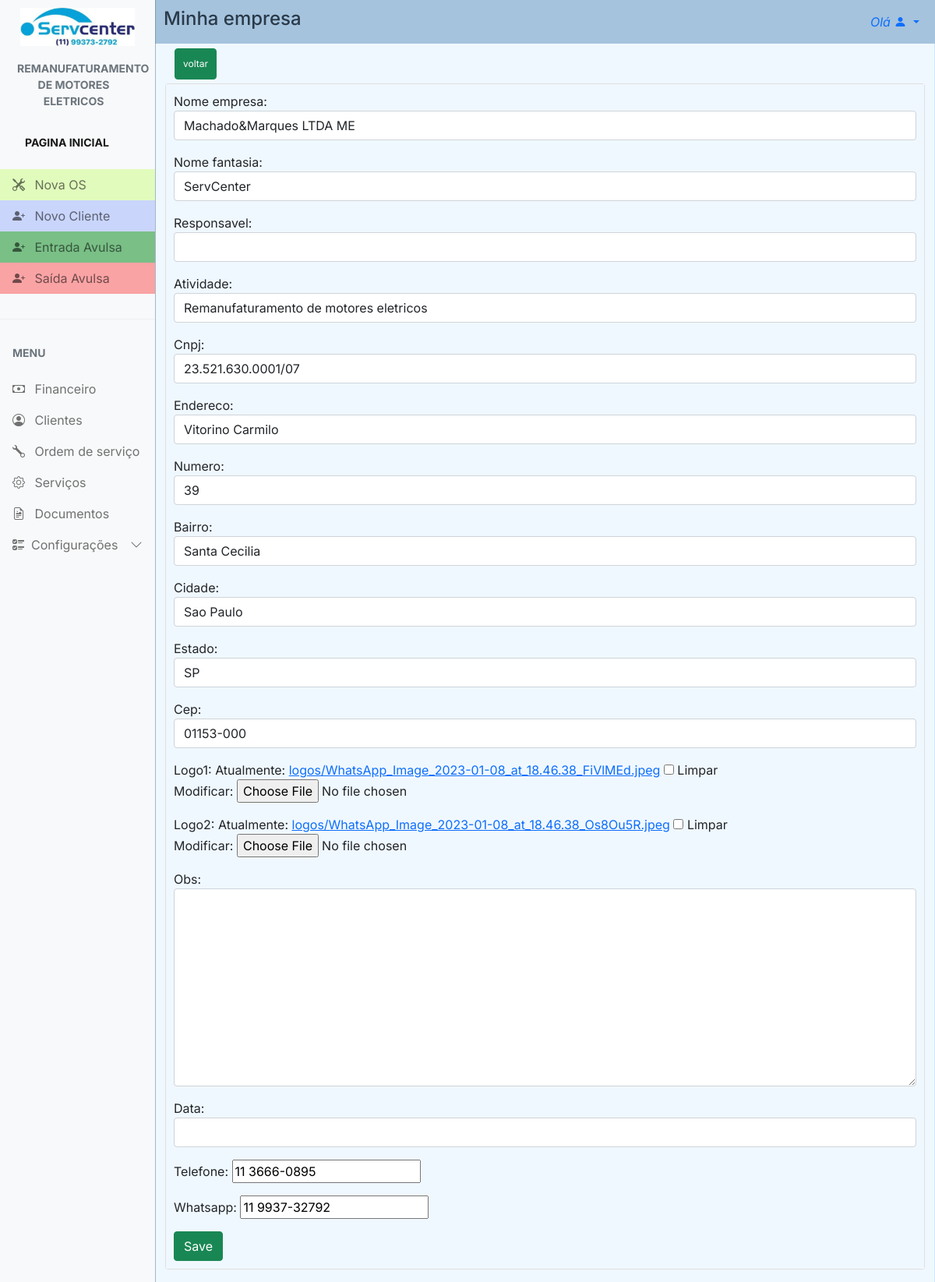
The page /config/edit/ (signed in) on the database its author committed.
### config/models.py (models this page shows, shortened)
class Config(models.Model):
    nome_empresa = models.CharField(max_length=100, blank=True, null=True)
    nome_fantasia = models.CharField(max_length=100, blank=True, null=True)
    responsavel = models.CharField(max_length=100, blank=True, null=True)
    atividade = models.CharField(max_length=100, blank=True, null=True)
    cnpj = models.CharField(max_length=20, blank=True, null=True)
    endereco = models.CharField(max_length=100, blank=True, null=True)
    numero = models.CharField(max_length=10, blank=True, null=True)
    bairro = models.CharField(max_length=50, blank=True, null=True)
    cidade = models.CharField(max_length=50, blank=True, null=True)
    estado = models.CharField(max_length=2, blank=True, null=True)
    cep = models.CharField(max_length=10, blank=True, null=True)
    logo1 = models.ImageField(upload_to='logos', blank=True, null=True)
    logo2 = models.ImageField(upload_to='logos', blank=True, null=True)
    obs = models.TextField(blank=True, null=True)
    data = models.DateField(blank=True, null=True)
    telefone = models.CharField(max_length=20, blank=True, null=True)
    whatsapp = models.CharField(max_length=20, blank=True, null=True)

### config/views.py (the view)
# urls.py: path('edit/', views.edit_config, name="edit_config"),
@user_passes_test(lambda u: u.is_superuser)
def edit_config(request):
    config = Config.objects.first()  # Buscar a primeira configuração existente
    form = ConfigForm(instance=config)
    if request.method == 'POST':
        form = ConfigForm(request.POST, request.FILES, instance=config)
        if form.is_valid():
            form.save()
            return redirect('config')  # Redirecionar após editar
    return render(request, 'edit_config.html', {'form': form})

### config/forms.py
class ConfigForm(forms.ModelForm):
    class Meta:
        model = Config
        fields = '__all__'
        widgets = {
            'nome_empresa': forms.TextInput(attrs={'class': 'form-control col-md-5'}),
            'nome_fantasia': forms.TextInput(attrs={'class': 'form-control col-md-5'}),
            'responsavel': forms.TextInput(attrs={'class': 'form-control'}),
            'atividade': forms.TextInput(attrs={'class': 'form-control'}),
            'cnpj': forms.TextInput(attrs={'class': 'form-control'}),
            'endereco': forms.TextInput(attrs={'class': 'form-control'}),
            'numero': forms.TextInput(attrs={'class': 'form-control'}),
            'bairro': forms.TextInput(attrs={'class': 'form-control'}),
            'cidade': forms.TextInput(attrs={'class': 'form-control'}),
            'estado': forms.TextInput(attrs={'class': 'form-control'}),
            'cep': forms.TextInput(attrs={'class': 'form-control'}),
            'obs': forms.Textarea(attrs={'class': 'form-control'}),
            'data': forms.DateInput(attrs={'class': 'form-control'}),
        }

### config/context_processors.py (called while the page is built)
def conf(request):
    logo = Config.objects.all().first
    return {'logo': logo}

### servcenter/context_processors.py (called while the page is built)
def project_settings(request):
    config = Config.objects.first()
    return {
        'config': config,
    }

### config/templates/edit_config.html (shortened to what this page needs)
{% extends "main.html" %} {% load static %} {% block 'head' %}
<link rel="stylesheet" href="{% static 'css/main.css' %}" />
<link rel="stylesheet" href="{% static 'config/css/config.css' %}" />
{% endblock %} {% block 'main' %}
<div class="row">
  <div id="cad_cli_tit">
    <a>Minha empresa</a>
  </div>
  <div class="actions_bar">
    <a href="{% url 'config' %}" id="btn_nc" type="button" class="btn btn-success">
      voltar
    </a>
  </div>
  <div class="col-md-12 mb-3">
    <div class="card">
        <form method="post" class="campos" enctype="multipart/form-data">{% csrf_token %}
            {{ form.as_p }}
            <button type="submit" class="btn btn-success" >Save</button>
        </form>
    </div>
  </div>
</div>
{% endblock%}

### templates/main.html (shortened to what this page needs)
{% load static %}
<!DOCTYPE html>
<html lang="en">
  <head>
    <link rel="stylesheet" href="{% static 'css/bootstrap.min.css'%}" />
    <link
      rel="stylesheet"
      href="https://cdn.jsdelivr.net/npm/bootstrap-icons@1.4.1/font/bootstrap-icons.css"
    />
    <link rel="stylesheet" href="{% static 'css/dataTables.bootstrap5.min.css' %}" />
    <link rel="stylesheet" href="{% static 'css/main.css' %}" />
    {% block 'head' %}{% endblock %}
  </head>
  <body>
    <div
      class="offcanvas offcanvas-start sidebar-nav bg-light"
      tabindex="-1"
      id="sidebar"
    >
      <div class="offcanvas-body p-0">
        <nav class="navbar-light">
          <ul class="navbar-nav">
            <li>
              <div class="text-muted small fw-bold text-uppercase px-3">
                <a href="{% url 'dashboard' %}">
                  {% if config.logo1 %}
                    <img id="logo" src="{{ config.logo1.url }}" alt="logo" />
                  {% else %}
                    <p>No logo available</p>
                  {% endif %}
                </a>
              </div>
            </li>
            <li id="tit_motores">
              <a href="{% url 'dashboard' %}" class="nav-link px-3 active">
                <div class="text-muted small fw-bold text-uppercase px-3 mb-3">
                  {{config.atividade}}
                </div>
              </a>
            </li>
            <li>
              <div class="text-muted small fw-bold text-uppercase px-3 mb-3">
                <a href="{% url 'dashboard' %}" class="nav-link px-3 active">Pagina Inicial</a>
              </div>
            </li>
            <li>
              <a id="n_os" href="{% url 'new_work_order' %}" class="nav-link px-3">
                <span class="me-2"><i class="bi bi-tools"></i></span>
                <span>Nova OS</span>
              </a>
            </li>
            <li>
              <a id="n_cli" href="{% url 'new_client' %}" class="nav-link px-3">
                <span class="me-2"><i class="bi bi-person-plus-fill"></i></span>
                <span>Novo Cliente</span>
              </a>
            </li>
            <li>
              <a id="in" href="{% url 'new_finance' %}" class="nav-link px-3">
                <span class="me-2"><i class="bi bi-person-plus-fill"></i></span>
                <span>Entrada Avulsa</span>
              </a>
            </li>
            <li>
              <a id="out" href="{% url 'new_finance_out' %}" class="nav-link px-3">
                <span class="me-2"><i class="bi bi-person-plus-fill"></i></span>
                <span>Saída Avulsa</span>
              </a>
            </li>
            <li class="my-4"><hr class="dropdown-divider bg-light" /></li>
            <li>
              <div class="text-muted small fw-bold text-uppercase px-3 mb-3">
                Menu
              </div>
            </li>
            {% if user.is_superuser %}
              <li>
                  <a href="{% url 'finance' %}" class="nav-link px-3">
                      <span class="me-2"><i class="bi bi-cash"></i></span>
                      <span>Financeiro</span>
                  </a>
              </li>
            {% endif %}
            <li>
              <a href="{% url 'clients' %}" class="nav-link px-3">
                <span class="me-2"><i class="bi bi-person-circle"></i></span>
                <span>Clientes</span>
              </a>
            </li>
            <li>
              <a href="{% url 'work_order' %}" class="nav-link px-3">
                <span class="me-2"><i class="bi bi-wrench"></i></span>
                <span>Ordem de serviço</span>
              </a>
            </li>
            <li>
              <a href="{% url 'services' %}" class="nav-link px-3">
                <span class="me-2"><i class="bi bi-gear"></i></span>
                <span>Serviços</span>
              </a>
            </li>
            <li>
              <a href="{% url 'documents' %}" class="nav-link px-3">
                <span class="me-2"><i class="bi bi-file-earmark-richtext"></i></span>
                <span>Documentos</span>
              </a>
            </li>
            <li>
              <a
                class="nav-link px-3 sidebar-link"
                data-bs-toggle="collapse"
                href="#layouts"
              >
                <span class="me-2"><i class="bi bi-ui-checks"></i></span>
                <span>Configurações</span>
                <span class="ms-auto">
                  <span class="right-icon">
                    <i class="bi bi-chevron-down"></i>
                  </span>
                </span>
              </a>
            </li>
          </ul>
        </nav>
      </div>
    </div>
    <nav class="navbar navbar-expand-lg" id="top_nav">
      <div  class="container-fluid">
        <div class="collapse navbar-collapse" id="topNavBar">
          <ul class="navbar-nav">
            <li class="nav-item dropdown">
              <a
                class="nav-link dropdown-toggle ms-2"
                href="#"
                role="button"
                data-bs-toggle="dropdown"
                aria-expanded="false"
              >
                <i>Olá {{request.user.first_name}}</i>
                <i class="bi bi-person-fill"></i>
              </a>
            </li>
          </ul>
        </div>
      </div>
    </nav>
    {% block 'main' %} {% endblock %}
  </body>
</html>

### templates/static/css/main.css (style rules this page uses)
body, button { font-family: "Inter", sans-serif; margin: 0; padding: 0; background: rgba(91, 170, 244, 0.293); }
:root { --offcanvas-width: 200px; --topNavbarHeight: 0px; }
#logo { padding: 10px; max-width: 100%; }
#n_os { background: rgba(172, 255, 47, 0.303); }
#n_cli { background: rgba(47, 95, 255, 0.234); }
#in { background-color: #2a9c3d9c; }
#out { background-color: #fa6c6c9a; }
#tit_motores { text-align: center; margin-left: -10px; }
.sidebar-nav { width: var(--offcanvas-width); }
.sidebar-link { display: flex; align-items: center; }
.sidebar-link .right-icon { display: inline-flex; }
#top_nav { background: rgba(65, 109, 150, 0.293); }
@media (min-width: 992px) { body { overflow: auto !important; } }
@media (min-width: 992px) { .sidebar-nav { -webkit-transform: none; transform: none; visibility: visible !important; height: calc(100% - var(--topNavbarHeight)); top: var(--topNavbarHeight); } }
@media (min-width: 992px) { #cad_cli_tit { margin-top: -50px; } }

### templates/static/config/css/config.css (style rules this page uses)
.row { margin-left: 0px; margin-right: 0px; padding: 0; }
#cad_cli_tit { margin-top: 0px; font-size: 2vh; font-weight: 500; margin-left: 10px; }
#btn_nc, #btn_ac { font-size: 1vh; margin: 0px 0px 5px 12px; }
@media (min-width: 992px) { .row { margin-left: 200px; margin-right: 1.5px; background-color: aliceblue; } }
@media (min-width: 992px) { #cad_cli_tit { margin-top: -50px; font-size: 3vh; font-weight: 500; border: 0; padding: 0; margin-bottom: 20px; } }
@media (min-width: 992px) { #btn_nc, #btn_ac { padding: 10px; font-size: 1.5vh; margin: 0px 0px 5px 12px; } }
@media (min-width: 992px) { .campos { margin: 0px; padding: 10px; background-color: aliceblue; } }

### rows shown on the page
Config: logo1 (picture), atividade "REMANUFATURAMENTO DE MOTORES ELETRICOS", nome_empresa "Machado&Marques LTDA ME", nome_fantasia "ServCenter", atividade "Remanufaturamento de motores eletricos", cnpj "23.521.630.0001/07", endereco "Vitorino Carmilo", numero "39", bairro "Santa Cecilia", cidade "Sao Paulo", estado "SP", cep "01153-000", telefone "11 3666-0895", whatsapp "11 9937-32792"
